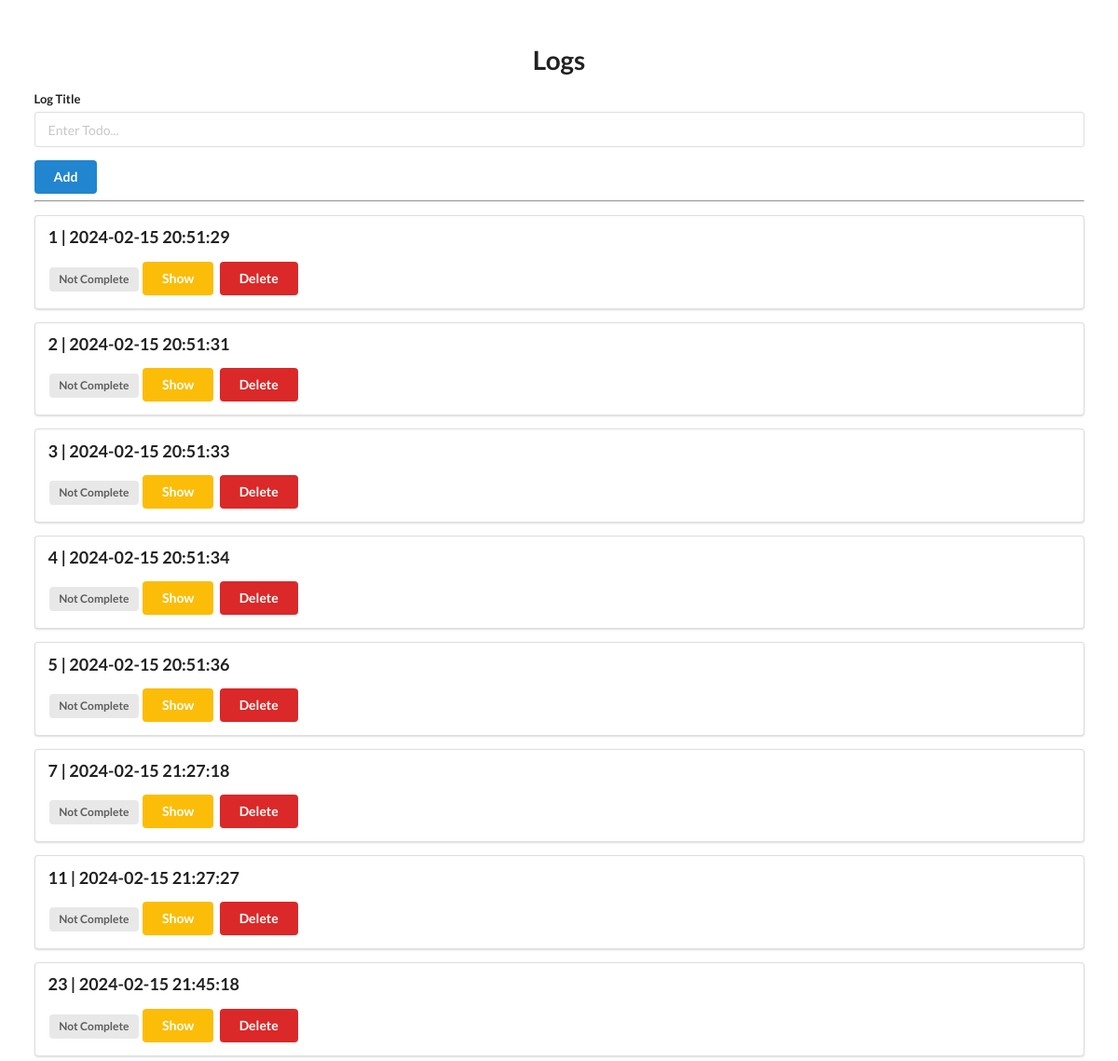
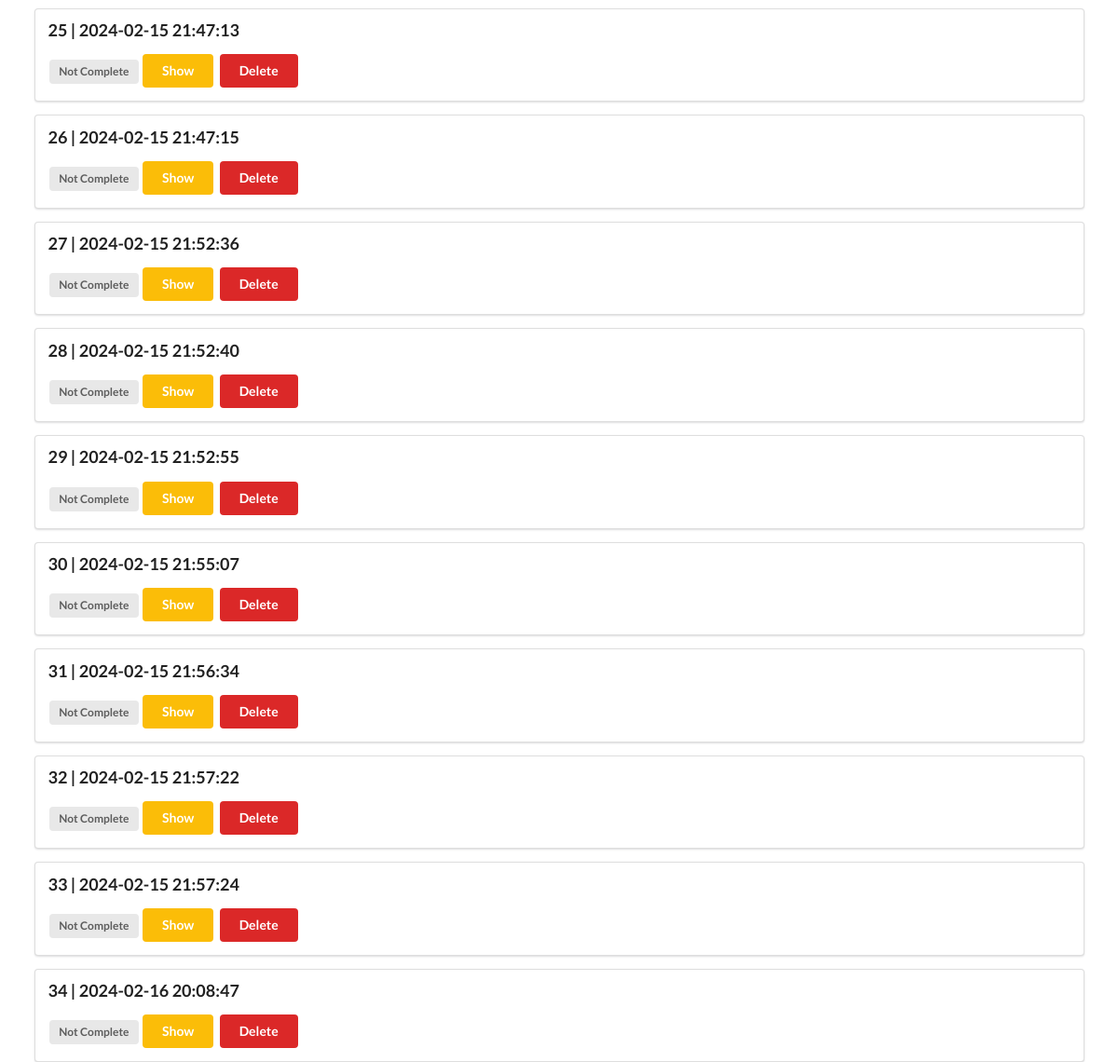
The page / on the database its author committed (2 pictures, top to bottom).
### models.py (models this page shows)
class LogEntry(Base):
    __tablename__ = "log_entry"
    id = Column(Integer, primary_key=True, index=True)                          # id's
    app_id = Column(Integer, ForeignKey("app.id"), default=0)
    ts = Column(DateTime(timezone=True), server_default=func.now())         # timestamp of entry
    ts_last_change = Column(DateTime(timezone=True), server_default=func.now()) # timestamp of entry
    entry = Column(String)                                                      # Log string value
    code = Column(String)                                           # for logging http responses
    reviewed = Column(Boolean, default=False)                                   # Entry checked
    review_comment = Column(String)                                             # Comment filed for entrie after check

### app.py (the view)
@app.get("/")
def home(request: Request, db: Session = Depends(get_db)):
  logs = db.query(models.LogEntry).all()
  return templates.TemplateResponse("base.html", {"request": request, "log_list": logs})

### templates/base.html (shortened to what this page needs)
<!DOCTYPE html>
<html lang="en">
<head>
    <link rel="stylesheet" href="https://cdn.jsdelivr.net/npm/semantic-ui@2.4.2/dist/semantic.min.css">
</head>
<body>
    <div style="margin-top: 50px;" class="ui container">
        <h1 class="ui center aligned header">Logs</h1>
        <form class="ui form" action="/add" method="post">
            <div class="field">
                <label>Log Title</label>
                <input type="text" name="log_entry" placeholder="Enter Todo..."><br>
            </div>
            <button class="ui blue button" type="submit">Add</button>
        </form>
        <hr>
        {% for log in log_list %}
        <div class="ui segment">
            <p class="ui big header">{{ log.id }} | {{ log.ts }}</p>
            {% if log.reviewed == False %}
            <span class="ui gray label">Not Complete</span>
            {% else %}
            <span class="ui green label">Completed</span>
            {% endif %}
            <a class="ui yellow button" href="/entry/{{ log.id }}">Show</a>
            <a class="ui red button" href="/delete/{{ log.id }}">Delete</a>
        </div>
        {% endfor %}
    </div>
</body>
</html>

### rows shown on the page
LogEntry: id "1", ts "2024-02-15 20:51:29", reviewed "Not Complete"
LogEntry: id "2", ts "2024-02-15 20:51:31", reviewed "Not Complete"
LogEntry: id "3", ts "2024-02-15 20:51:33", reviewed "Not Complete"
LogEntry: id "4", ts "2024-02-15 20:51:34", reviewed "Not Complete"
LogEntry: id "5", ts "2024-02-15 20:51:36", reviewed "Not Complete"
LogEntry: id "7", ts "2024-02-15 21:27:18", reviewed "Not Complete"
LogEntry: id "11", ts "2024-02-15 21:27:27", reviewed "Not Complete"
LogEntry: id "23", ts "2024-02-15 21:45:18", reviewed "Not Complete"
LogEntry: id "25", ts "2024-02-15 21:47:13", reviewed "Not Complete"
LogEntry: id "26", ts "2024-02-15 21:47:15", reviewed "Not Complete"
LogEntry: id "27", ts "2024-02-15 21:52:36", reviewed "Not Complete"
LogEntry: id "28", ts "2024-02-15 21:52:40", reviewed "Not Complete"
LogEntry: id "29", ts "2024-02-15 21:52:55", reviewed "Not Complete"
LogEntry: id "30", ts "2024-02-15 21:55:07", reviewed "Not Complete"
LogEntry: id "31", ts "2024-02-15 21:56:34", reviewed "Not Complete"
LogEntry: id "32", ts "2024-02-15 21:57:22", reviewed "Not Complete"
LogEntry: id "33", ts "2024-02-15 21:57:24", reviewed "Not Complete"
LogEntry: id "34", ts "2024-02-16 20:08:47", reviewed "Not Complete"
